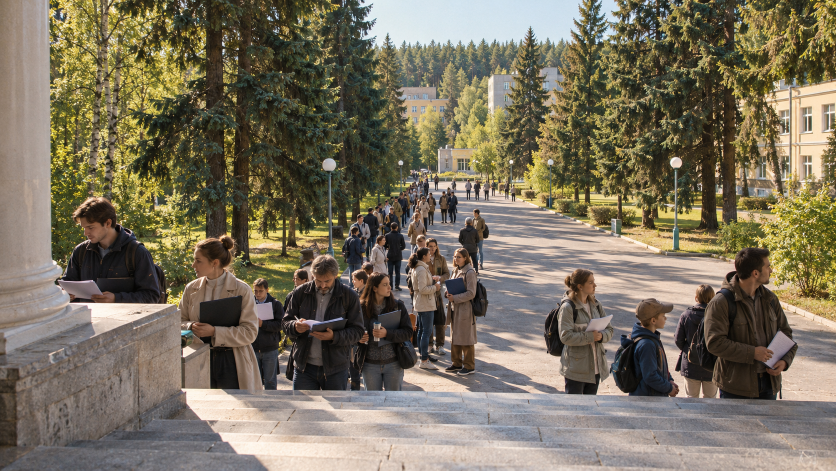
#> input picture assets/gen/s7b_gpt_a_0.png, 1672 x 941 px (shown at 1/2 size)
$ python _s7b_strip2.py
#> lines starting #> are read from the running program, lines starting #| are printed output that depends on the picture
import numpy as np
from PIL import Image

im = Image.open('assets/gen/s7b_gpt_a_0.png').convert('RGB')
#> im is the input picture: PIL image 1672x941 RGB; mean R, G, B 121.8, 113, 94.4
a = np.asarray(im).astype(np.float32)
H, W, _ = a.shape
#> H = 941; W = 1672
r, g, b = a[:, :, 0], a[:, :, 1], a[:, :, 2]
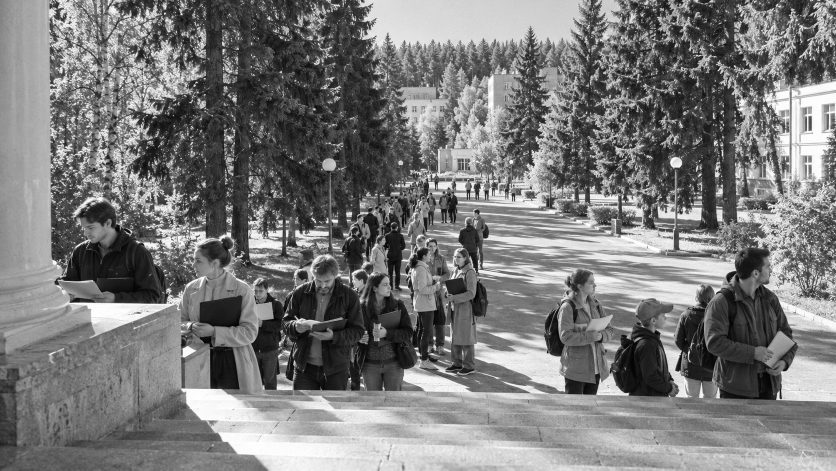
#> r: shape (941, 1672) float32 (shown at 1/2 size); min 0, max 255, mean 121.8
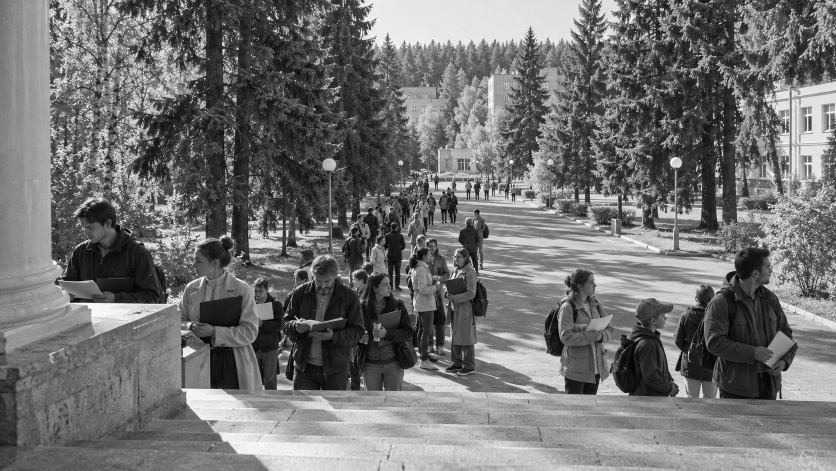
#> g: shape (941, 1672) float32 (shown at 1/2 size); min 0, max 255, mean 113
mx = a.max(2); mn = a.min(2)
#> after `mx = a.max(2)`:
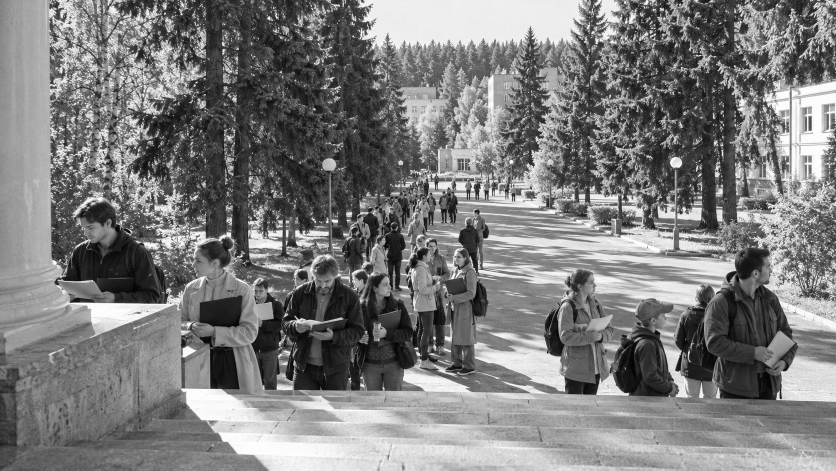
#> mx: shape (941, 1672) float32 (shown at 1/2 size); min 0, max 255, mean 124.2
#> after `mn = a.min(2)`:
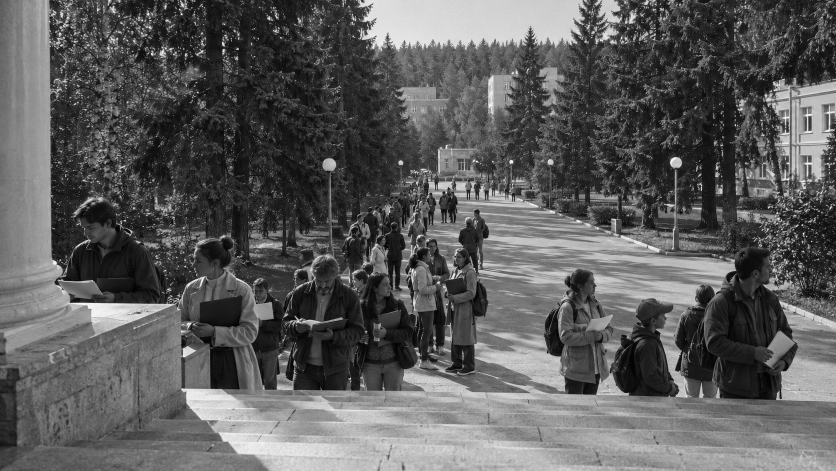
#> mn: shape (941, 1672) float32 (shown at 1/2 size); min 0, max 255, mean 92.4
d = np.maximum(mx - mn, 1e-6)
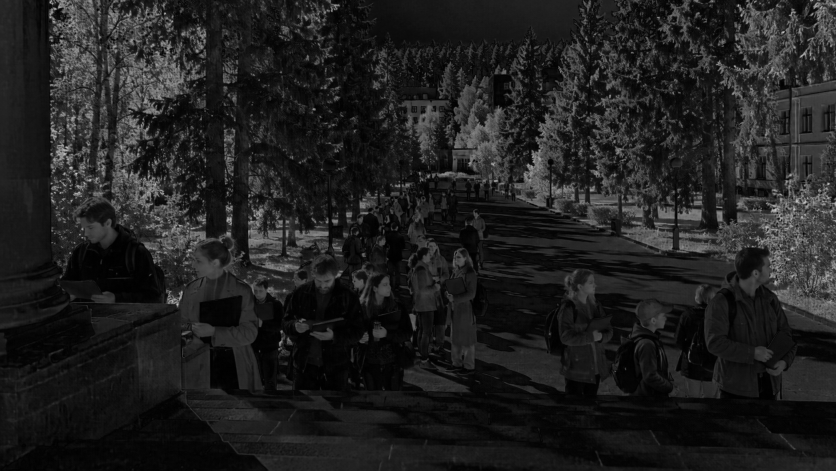
#> d: shape (941, 1672) float32 (shown at 1/2 size); min 1e-06, max 221, mean 31.8
hue = np.where(mx == r, ((g - b) / d) % 6, np.where(mx == g, (b - r) / d + 2, (r - g) / d + 4)) * 60
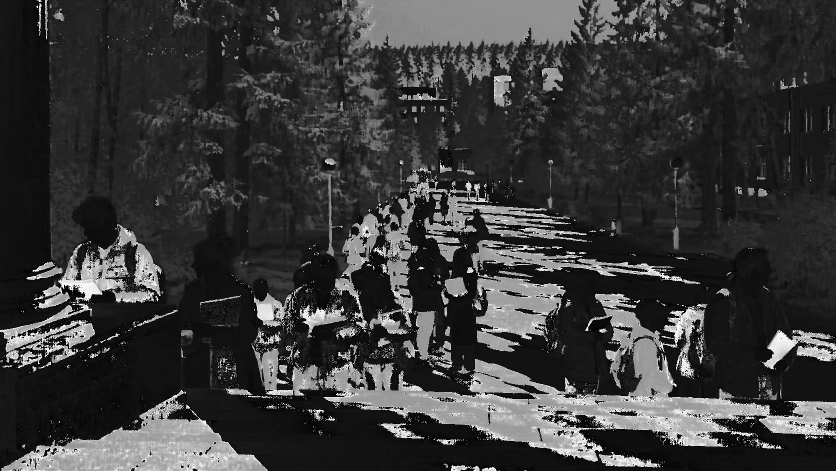
#> hue: shape (941, 1672) float32 (shown at 1/2 size); min 0, max 358.8, mean 81.4; drawn with min black and max white
lum = a.mean(2)
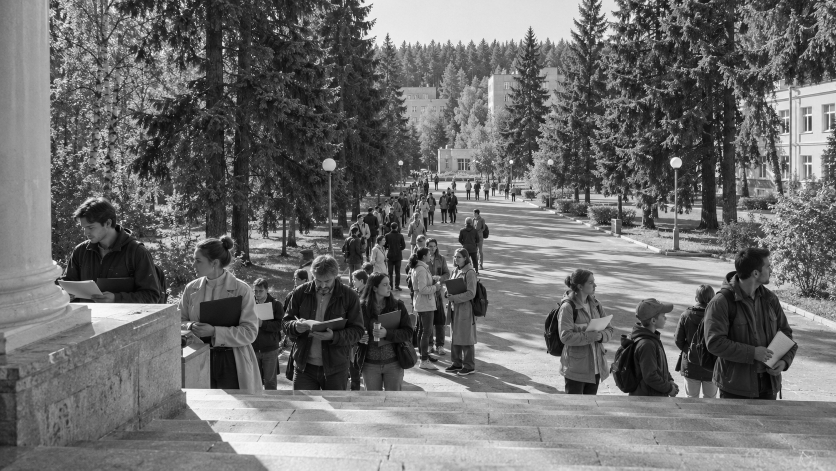
#> lum: shape (941, 1672) float32 (shown at 1/2 size); min 0, max 255, mean 109.8

print('вертикальный профиль полосы x 20..90:')
for y in range(0, 700, 25):
    sl = (slice(y, y + 25), slice(20, 90))
    print('  y %3d..%3d  lum %5.1f  hue %5.1f  sat %.2f' % (
        y, y+25, lum[sl].mean(), hue[sl].mean(),
        ((mx[sl]-mn[sl])/np.maximum(mx[sl],1)).mean()))
#> this loop made 28 passes
#|   y   0.. 25  lum 151.2  hue  39.8  sat 0.14
#|   y  25.. 50  lum 151.4  hue  34.6  sat 0.14
#|   y  50.. 75  lum 151.1  hue  30.8  sat 0.15
#|   y  75..100  lum 152.1  hue  22.4  sat 0.15
#|   y 100..125  lum 151.9  hue  23.0  sat 0.15
#|   y 125..150  lum 153.2  hue  23.1  sat 0.15
#|   y 150..175  lum 152.8  hue  23.6  sat 0.15
#|   y 175..200  lum 151.8  hue  23.9  sat 0.15
#> (further printed lines are left out)

print('\nгоризонтальный профиль (x 0..110) на разных y:')
for y in (120, 260, 400, 520):
    row = []
    for x in range(0, 110, 15):
        row.append('%4.0f' % lum[y:y+12, x:x+15].mean())
    print('  y %3d: %s' % (y, ' '.join(row)))

$ run again, with assets/gen/bg_reception_vn_0.png copied over assets/gen/s7b_gpt_a_0.png
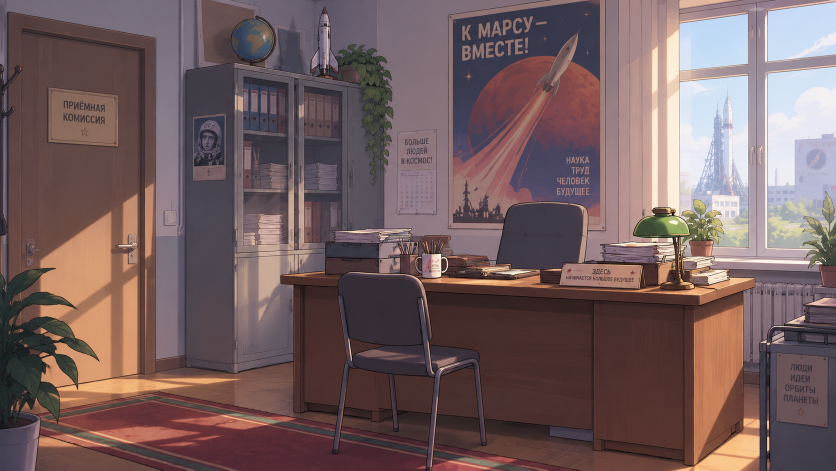
#> input picture assets/gen/bg_reception_vn_0.png, 1672 x 941 px (shown at 1/2 size)
#> im is the input picture: PIL image 1672x941 RGB; mean R, G, B 116.3, 94.6, 95.4
#> `d = np.maximum(mx - mn, 1e-6)`:
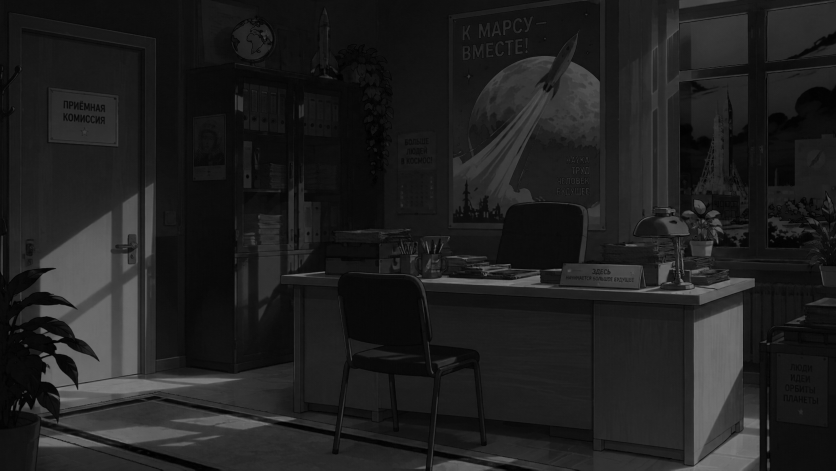
#> d: shape (941, 1672) float32 (shown at 1/2 size); min 1e-06, max 133, mean 31.2
#> `hue = np.where(mx == r, ((g - b) / d) % 6, np.where(mx == g, (b - r) /..`:
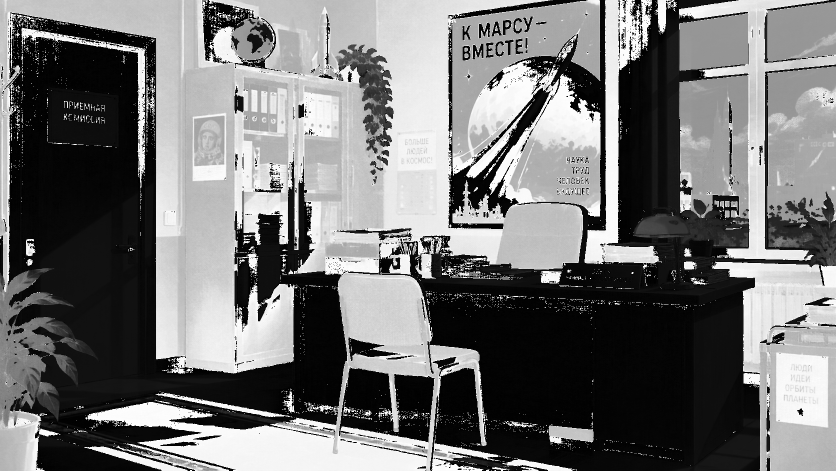
#> hue: shape (941, 1672) float32 (shown at 1/2 size); min 0, max 359.4, mean 163.8; drawn with min black and max white
#> the loop `for y in range(0, 700, 25):` made 28 passes
#|   y   0.. 25  lum 114.2  hue 279.5  sat 0.11
#|   y  25.. 50  lum  77.5  hue 155.1  sat 0.23
#|   y  50.. 75  lum  62.9  hue 182.5  sat 0.25
#|   y  75..100  lum  69.9  hue  54.0  sat 0.26
#|   y 100..125  lum  71.2  hue  40.2  sat 0.27
#> (further printed lines are left out)

$ run again, with assets/gen/kate_reception_0.png copied over assets/gen/s7b_gpt_a_0.png
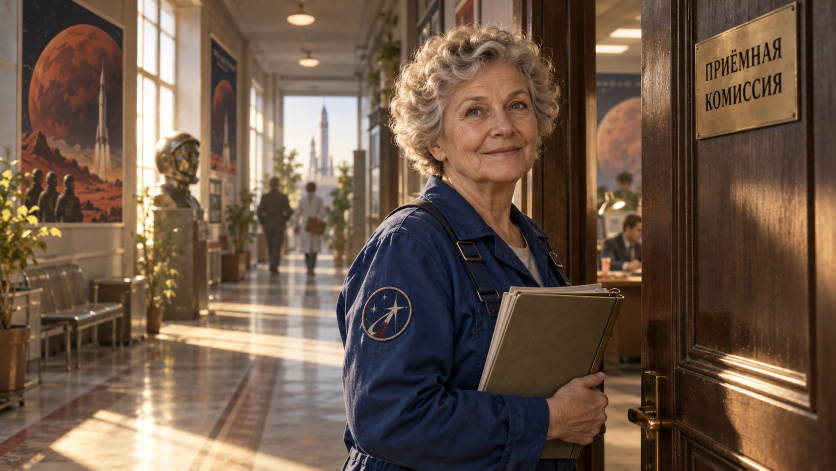
#> input picture assets/gen/kate_reception_0.png, 1672 x 941 px (shown at 1/2 size)
#> im is the input picture: PIL image 1672x941 RGB; mean R, G, B 109.7, 88.4, 72.3
#> `d = np.maximum(mx - mn, 1e-6)`:
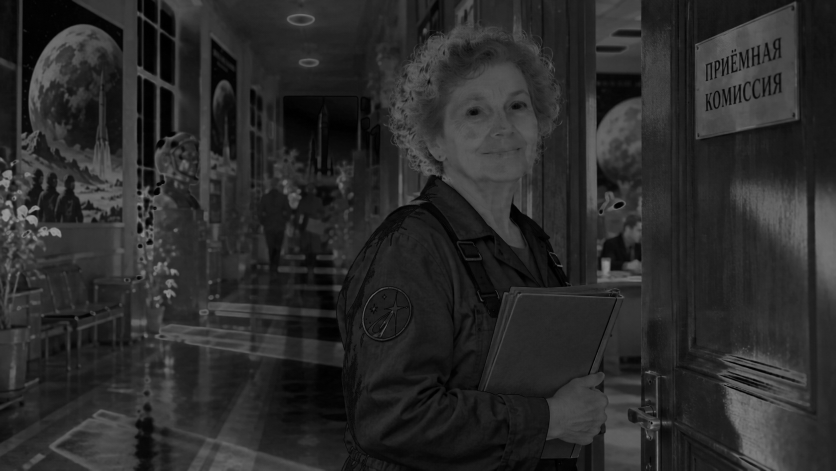
#> d: shape (941, 1672) float32 (shown at 1/2 size); min 1e-06, max 158, mean 42.7
#> `hue = np.where(mx == r, ((g - b) / d) % 6, np.where(mx == g, (b - r) /..`:
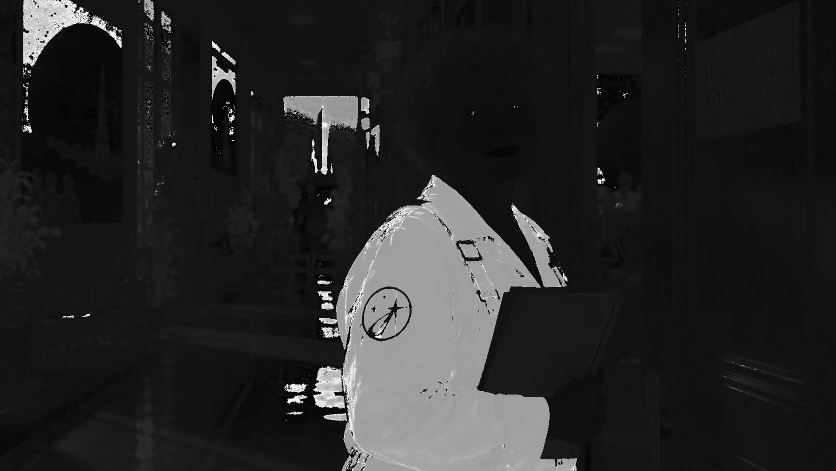
#> hue: shape (941, 1672) float32 (shown at 1/2 size); min 0, max 359.1, mean 54.8; drawn with min black and max white
#> the loop `for y in range(0, 700, 25):` made 28 passes
#|   y   0.. 25  lum  61.8  hue 185.9  sat 0.12
#|   y  25.. 50  lum  62.3  hue 186.9  sat 0.12
#|   y  50.. 75  lum  64.3  hue 179.4  sat 0.12
#|   y  75..100  lum  67.0  hue 178.9  sat 0.11
#|   y 100..125  lum  77.7  hue 136.3  sat 0.21
#> (further printed lines are left out)
